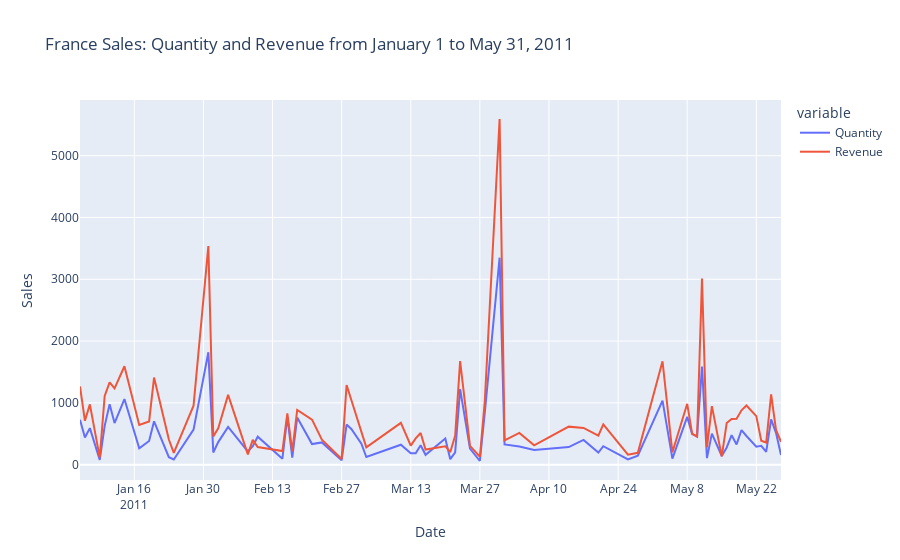

The notebook cell this image was saved under:
### Code cell
fig = px.line(
    agg_data_france_2011,
    x='InvoiceDate',
    y=['Quantity', 'Revenue'],
    title='France Sales: Quantity and Revenue from January 1 to May 31, 2011',
    labels={'InvoiceDate': 'Date', 'value': 'Sales'}
)

fig.show()
